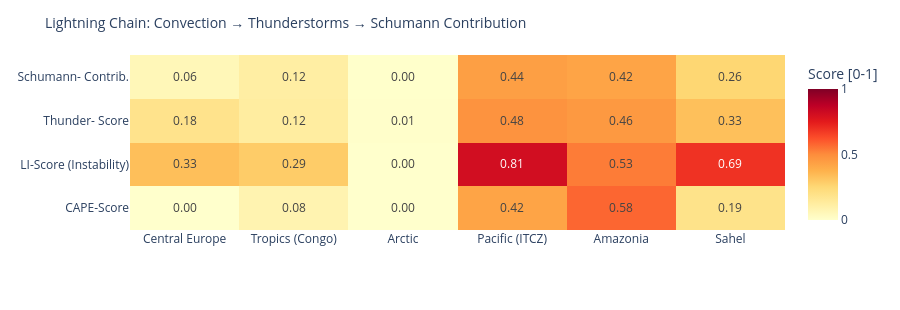

Notebook code cell kept with this figure:
### Code cell
# ============================================================
# LIGHTNING CHAIN: Convection → Thunderstorms → Schumann
# Shows the causal chain per measurement point as heatmap
# ============================================================

def cape_score(v):
    """CAPE → normalized score [0,1]"""
    if v is None or pd.isna(v): return 0.0
    return min(1.0, float(v) / 3000)

def li_score(v):
    """Lifted Index: negative = unstable → score [0,1]"""
    if v is None or pd.isna(v): return 0.3
    return min(1.0, max(0.0, (-float(v) + 6) / 12))

def cloud_score(v):
    if v is None or pd.isna(v): return 0.3
    return float(v) / 100

def thunder_score(row):
    """Kombinierter Gewitterwahrscheinlichkeits-Score
    CAPE + LI + Bedeckung + WMO-Gewitter + konvektiver Niederschlag (showers)
    Hinweis: X-Ray und Kp sind kein Bestandteil – nur geomagn./solarer Kontext.
    """
    cs = cape_score(row.get('cape'))
    ls = li_score(row.get('li'))
    cl = cloud_score(row.get('cloud'))
    t  = 1.0 if row.get('thunderstorm') else 0.0
    # Convective precipitation (showers) as additional indicator
    sh = min(1.0, (row.get('showers') or 0) / 5.0)
    return round(cs * 0.30 + ls * 0.25 + cl * 0.15 + t * 0.20 + sh * 0.10, 3)

def schumann_contribution(t_score, lat):
    """Schumann contribution: higher in tropics (±30°), scaled by thunderstorm score"""
    lat_weight = max(0.3, 1.0 - abs(lat) / 60)
    return round(t_score * lat_weight, 3)

df_atm['cape_score']   = df_atm.apply(lambda r: cape_score(r['cape']), axis=1)
df_atm['li_score']     = df_atm.apply(lambda r: li_score(r['li']),    axis=1)
df_atm['thunder_score']= df_atm.apply(lambda r: thunder_score(r.to_dict()), axis=1)
df_atm['schumann_contribution'] = df_atm.apply(
    lambda r: schumann_contribution(r['thunder_score'], r['lat']), axis=1)

metrics = ['cape_score', 'li_score', 'thunder_score', 'schumann_contribution']
labels  = ['CAPE-Score', 'LI-Score\n(Instability)', 'Thunder-\nScore', 'Schumann-\nContrib.']
z_data  = [df_atm[m].tolist() for m in metrics]

fig = go.Figure(go.Heatmap(
    z=z_data,
    x=df_atm['point'].tolist(),
    y=labels,
    colorscale='YlOrRd',
    zmin=0, zmax=1,
    text=[[f'{v:.2f}' for v in row] for row in z_data],
    texttemplate='%{text}', textfont=dict(size=12),
    colorbar=dict(title='Score [0-1]')
))
fig.update_layout(
    title=dict(text='Lightning Chain: Convection → Thunderstorms → Schumann Contribution', font=dict(size=14)),
    height=310,
    plot_bgcolor='rgba(0,0,0,0)', paper_bgcolor='rgba(0,0,0,0)',
    margin=dict(l=130, r=80, t=55, b=80)
)
fig.show()

### Figure 1 — Plotly figure (JSON) as saved in the notebook; plotly's stock layout.template omitted (floating-point values rounded to 4 significant figures)
{"data": [{"colorbar": {"title": {"text": "Score [0-1]"}}, "colorscale": [[0.0, "rgb(255,255,204)"], [0.125, "rgb(255,237,160)"], [0.25, "rgb(254,217,118)"], [0.375, "rgb(254,178,76)"], [0.5, "rgb(253,141,60)"], [0.625, "rgb(252,78,42)"], [0.75, "rgb(227,26,28)"], [0.875, "rgb(189,0,38)"], [1.0, "rgb(128,0,38)"]], "text": [["0.00", "0.08", "0.00", "0.42", "0.58", "0.19"], ["0.33", "0.29", "0.00", "0.81", "0.53", "0.69"], ["0.18", "0.12", "0.01", "0.48", "0.46", "0.33"], ["0.06", "0.12", "0.00", "0.44", "0.42", "0.26"]], "textfont": {"size": 12}, "texttemplate": "%{text}", "type": "heatmap", "x": ["Central Europe", "Tropics (Congo)", "Arctic", "Pacific (ITCZ)", "Amazonia", "Sahel"], "y": ["CAPE-Score", "LI-Score\n(Instability)", "Thunder-\nScore", "Schumann-\nContrib."], "z": [[0.0, 0.08, 0.0, 0.4233, 0.5767, 0.19], [0.3333, 0.2917, 0.0, 0.8083, 0.5333, 0.6917], [0.185, 0.125, 0.006, 0.479, 0.459, 0.329], [0.056, 0.117, 0.002, 0.439, 0.421, 0.258]], "zmax": 1, "zmin": 0}], "layout": {"height": 310, "margin": {"b": 80, "l": 130, "r": 80, "t": 55}, "paper_bgcolor": "rgba(0,0,0,0)", "plot_bgcolor": "rgba(0,0,0,0)", "title": {"font": {"size": 14}, "text": "Lightning Chain: Convection → Thunderstorms → Schumann Contribution"}}}
